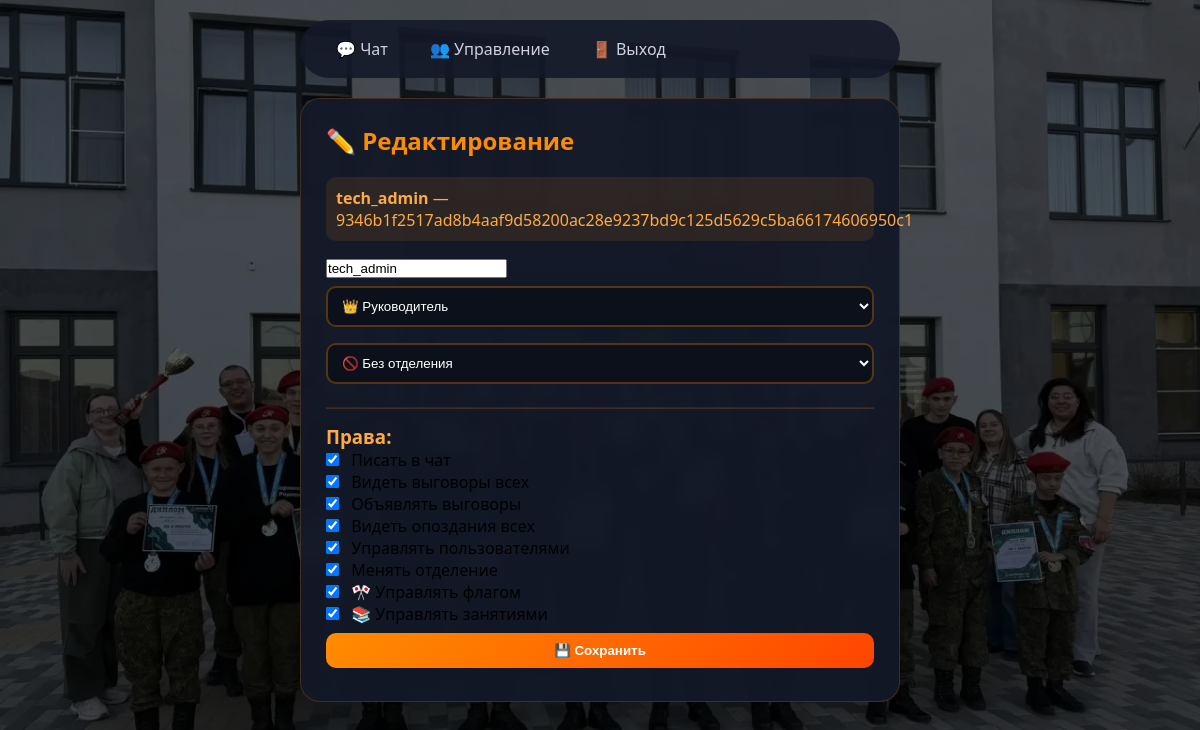
The app's page /edit_user/1 (signed in) with its own data.
### tables this page shows
CREATE TABLE users (
            id INTEGER PRIMARY KEY AUTOINCREMENT,
            login TEXT UNIQUE,
            password TEXT,
            full_name TEXT,
            rank TEXT,
            unit TEXT DEFAULT '1 отделение',
            role_template TEXT DEFAULT 'junior',
            can_chat_write INTEGER DEFAULT 0,
            can_view_all_reprimands INTEGER DEFAULT 0,
            can_issue_reprimands INTEGER DEFAULT 0,
            can_view_all_lateness INTEGER DEFAULT 0,
            can_manage_users INTEGER DEFAULT 0,
            can_change_unit INTEGER DEFAULT 0,
            can_manage_flag INTEGER DEFAULT 0,
            can_manage_schedule INTEGER DEFAULT 0
        , nickname TEXT DEFAULT '', avatar TEXT DEFAULT '');

### Феникс/app.py (the view, shortened to what this page needs)
@app.route('/edit_user/<int:user_id>', methods=['GET', 'POST'])
@login_required
@has_permission('can_manage_users')
def edit_user(user_id):
    conn = sqlite3.connect(DB_NAME)
    cur = conn.cursor()
    cur.execute('SELECT * FROM users WHERE id = ?', (user_id,))
    user = cur.fetchone()
    conn.close()
    return render_template('edit_user.html', user=user)

### Феникс/app.py (called while the page is built)
def login_required(f):
    @wraps(f)
    def decorated(*args, **kwargs):
        if 'user_id' not in session:
            return redirect(url_for('login'))
        return f(*args, **kwargs)
    return decorated

def has_permission(permission):
    def decorator(f):
        @wraps(f)
        def decorated(*args, **kwargs):
            if not session.get(permission, False):
                return "У вас нет прав для этого действия", 403
            return f(*args, **kwargs)
        return decorated
    return decorator

### Феникс/templates/edit_user.html (shortened to what this page needs)
<!DOCTYPE html>
<html lang="ru">
<head>
</head>
<body>
    <div class="container">
        <div class="nav"><a href="/chat">💬 Чат</a><a href="/users">👥 Управление</a><a href="/logout">🚪 Выход</a></div>
        <div class="card">
            <h2>✏️ Редактирование</h2>
            <div class="info"><strong>{{ user[1] }}</strong> — {{ user[2] }}</div>
            <form method="post">
                <input name="nickname" placeholder="Позывной" value="{{ user[6] }}">
                <select name="rank">
                    <option value="Руководитель" {% if user[3]=='Руководитель' %}selected{% endif %}>👑 Руководитель</option>
                </select>
                <select name="unit">
                    <option value="Без отделения" {% if user[4]=='Без отделения' %}selected{% endif %}>🚫 Без отделения</option>
                </select>
                <hr>
                <h3 style="color:#ffaa44">Права:</h3>
                <label><input type="checkbox" name="can_chat_write" {% if user[8] %}checked{% endif %} class="checkbox"> Писать в чат</label><br>
                <label><input type="checkbox" name="can_view_all_reprimands" {% if user[9] %}checked{% endif %} class="checkbox"> Видеть выговоры всех</label><br>
                <label><input type="checkbox" name="can_issue_reprimands" {% if user[10] %}checked{% endif %} class="checkbox"> Объявлять выговоры</label><br>
                <label><input type="checkbox" name="can_view_all_lateness" {% if user[11] %}checked{% endif %} class="checkbox"> Видеть опоздания всех</label><br>
                <label><input type="checkbox" name="can_manage_users" {% if user[12] %}checked{% endif %} class="checkbox"> Управлять пользователями</label><br>
                <label><input type="checkbox" name="can_change_unit" {% if user[13] %}checked{% endif %} class="checkbox"> Менять отделение</label><br>
                <label><input type="checkbox" name="can_manage_flag" {% if user[14] %}checked{% endif %} class="checkbox"> 🎌 Управлять флагом</label><br>
                <label><input type="checkbox" name="can_manage_schedule" {% if user[15] %}checked{% endif %} class="checkbox"> 📚 Управлять занятиями</label><br>
                <button type="submit">💾 Сохранить</button>
            </form>
        </div>
    </div>
</body>
</html>

### Феникс/templates/edit_user.html (style rules this page uses)
* { margin:0;padding:0;box-sizing:border-box }
body { font-family:'Segoe UI',sans-serif; background-image: url('/static/background.jpg'); background-size: cover; background-position: center; background-attachment: fixed; min-height:100vh; padding:20px; position:relative; }
body::before { content:''; position:absolute; top:0; left:0; right:0; bottom:0; background:rgba(0,0,0,0.65); z-index:0; }
.container { max-width:600px;margin:0 auto;position:relative;z-index:1 }
.nav { background:rgba(20,25,40,0.9);padding:12px 20px;border-radius:60px;margin-bottom:20px;display:flex;gap:10px }
.nav a { color:#d0d0e0;text-decoration:none;padding:6px 16px;border-radius:30px }
.card { background:rgba(20,25,40,0.95);border-radius:20px;padding:25px;border:1px solid rgba(255,140,0,0.2);backdrop-filter:blur(5px) }
h2 { color:#ff8c00;margin-bottom:20px }
.info { background:rgba(255,140,0,0.1);padding:10px;border-radius:10px;margin-bottom:15px;color:#ffaa44 }
select,button { width:100%;padding:10px;margin:8px 0;border-radius:10px;background:rgba(10,15,25,0.8);border:2px solid rgba(255,140,0,0.3);color:white }
button { background:linear-gradient(135deg,#ff8c00,#ff4500);border:none;cursor:pointer;font-weight:600 }
.checkbox { width:auto;margin-right:8px }
hr { margin:15px 0;border-color:rgba(255,140,0,0.2) }

### records on screen
users: login "tech_admin", password "9346b1f2517ad8b4aaf9d58200ac28e9237bd9c125d5629c5ba66174606950c1", nickname "tech_admin", can_view_all_reprimands "☑", can_issue_reprimands "☑", can_view_all_lateness "☑", can_manage_users "☑", can_change_unit "☑", can_manage_flag "☑", can_manage_schedule "☑", nickname "☑"
